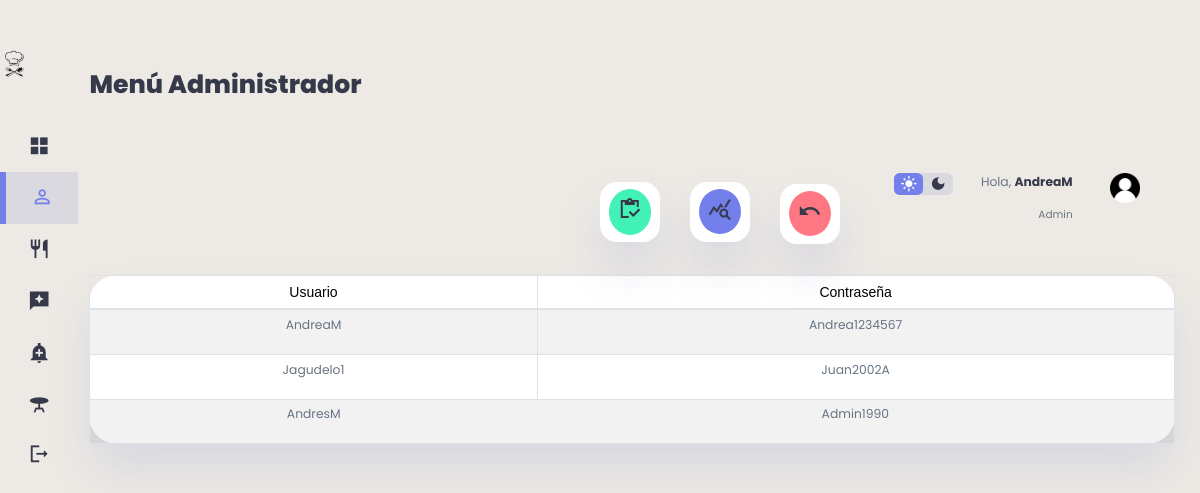
Before: /clientes/usuarios.php (signed in) with the older database file.
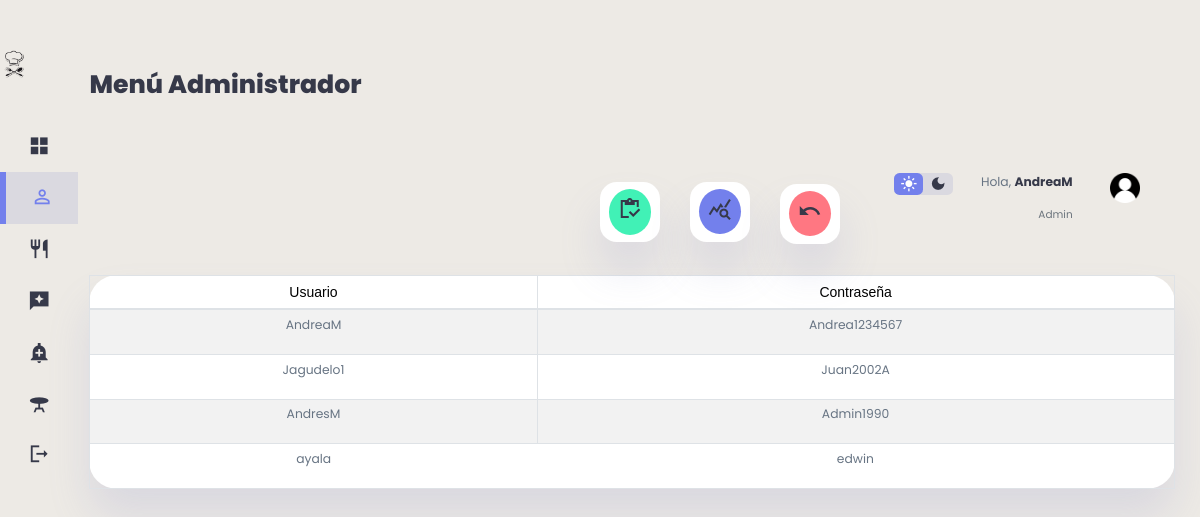
After: the same page with the newer database file.
### tables this page shows
CREATE TABLE `clientes` (
  `id_cliente` int(11) NOT NULL,
  `Documento` int(11) NOT NULL,
  `Nombres` varchar(100) DEFAULT NULL,
  `Apellidos` varchar(100) DEFAULT NULL,
  `Correo_Electronico` varchar(300) DEFAULT NULL,
  `Celular` varchar(11) NOT NULL,
  `Fecha` date DEFAULT NULL,
  `Usuario` varchar(100) DEFAULT NULL,
  `Contrasena` varchar(400) DEFAULT NULL,
  `Foto` mediumblob DEFAULT NULL,
  `id_rol` int(11) NOT NULL DEFAULT 2
);

### clientes/usuarios.php (the view, shortened to what this page needs)
<?php
    include("../db/conexion.php");
    $datos= "SELECT * FROM clientes";
?>
<!DOCTYPE html>
<html lang="en">
<head>
    <link rel="stylesheet" href="https://cdnjs.cloudflare.com/ajax/libs/twitter-bootstrap/4.1.3/css/bootstrap.css">
    <link rel="stylesheet" href="https://cdn.datatables.net/1.10.20/css/dataTables.bootstrap4.min.css">
    <link href="https://cdnjs.cloudflare.com/ajax/libs/font-awesome/5.13.0/css/all.min.css" rel="stylesheet">
    <link rel="stylesheet"a href="../clientes/stylec.css">
</head>
<body>
<div class="content">
<div class="container1">
    <aside>
        <div class="top1">
            <div class="logo">
                <img src="./imag/icon.png">
            </div>
        </div>
        <div class="sidebar">
            <a href="../admin/admin.php">
                    <span class="material-icons-sharp">grid_view</span>
            </a>
            <a href="../clientes/clientes.php"  class="active">
                <span class="material-icons-sharp">person_outline</span>
            </a>
            <a href="../platillos/platillos.php">
                    <span class="material-icons-sharp">restaurant</span>
               </a>
            <a href="../resenas/resenas.php">
                <span class="material-icons-sharp">reviews</span>
            </a>
            <a href="../ventas/ventas.php">
                    <span class="material-icons-sharp">add_alert</span>
                </a>
                <a href="../mesas/mesa.php">
                    <span class="material-icons-sharp">table_bar</span>
                </a>
            <a href="../view/cerrar_sesion.php">
                <span class="material-icons-sharp">logout</span>
            </a>
        </div>
    </aside>
    <main>
    <h1>Menú Administrador</h1>
        <br>
        <div class="recent-orders">
            <table id="tablax" border="0" cellspacing="5" cellpadding="5" class="table table-striped table-bordered" style="width:100%">
            <div class="container2" style="margin-top: 10px;padding: 5px">
                <thead>
                            <tr>
                                <td> <font face="Arial">Usuario</font> </td>
                                <td> <font face="Arial">Contraseña</font> </td>
                            </tr>
                            </thead>
            </div>
                <tbody>
                            <?php foreach ($conexion -> query($datos) as $row) {
                        ?>
                                <tr>
                                    <td><p><?php echo $row['Usuario'] ?></p></td>
                                    <td><p><?php echo $row['Contrasena'] ?></p></td>
                                </tr>
                        <?php
                        }
                    ?>
                </tbody>
        </table>
        </div>
    </main>
    <div class="right">
        <div class="top">
            <div class="theme-toggler">
                <span class="material-icons-sharp active">light_mode</span>
                <span class="material-icons-sharp">dark_mode</span>
            </div>
            <div class="profile">
                <div class="info">
                <p>Hola, <b><?php echo $_SESSION['usuario']; ?></b></p>
                    <small class="text-muted">Admin</small>
                </div>
                <div class="profile-photo">
                    <img src="./imag/user.png">
                </div>
            </div>
        </div>
        <div class="sales-analytics">
            <div class="item customers">
                <div class="icon">
                    <a href="../reportesusu/index.php"> <span class="material-icons-sharp">inventory</span> </a>
                </div>
                <div class="right">
                </div>
            </div>
            <div class="item online">
                <div class="icon">
                    <a href="#"><span class="material-icons-sharp">query_stats</span></a>
                </div>
                <div class="right">
                </div>
            </div>
            <div class="item offline">
                <div class="icon">
                    <a href="../clientes/clientes.php"><span class="material-icons-sharp">undo</span></a>
                </div>
                <div class="right">
                </div>
            </div>
        </div>
    </div>
</div>
</div>
</body>
</html>

Changed rows visible on the page:
added clientes: Usuario "ayala", Contrasena "edwin"
